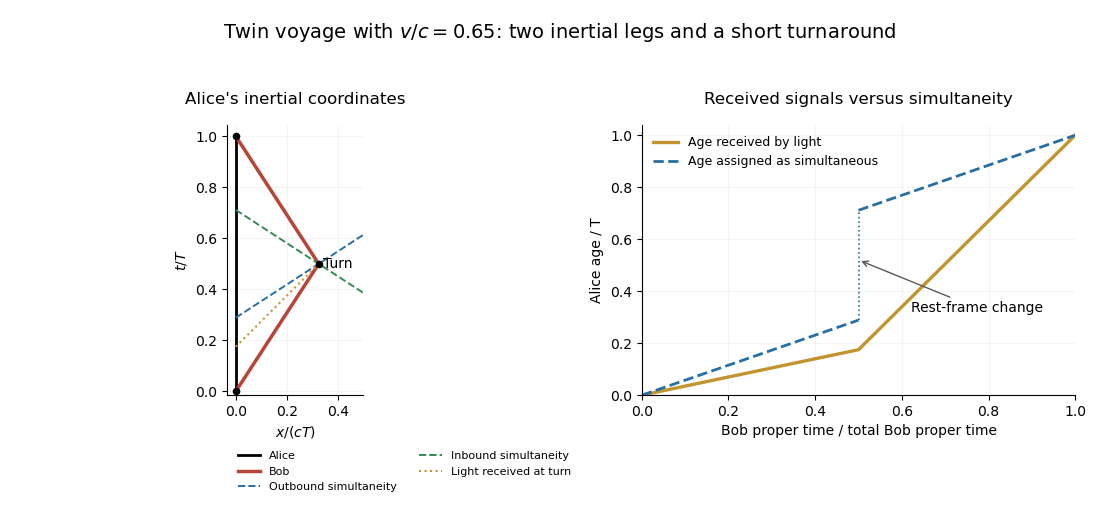

Write the Python code that produced this figure.
"""Original twin-clock diagram. Python 3.14, NumPy/Matplotlib root dependencies.

Write opaque PNG basename to caller CWD; caller controls MPLCONFIGDIR.
"""
from pathlib import Path
import numpy as np
import matplotlib.pyplot as plt


def main():
    beta=.65
    fig,(space,age)=plt.subplots(1,2,figsize=(11.2,5.2),dpi=100,facecolor='white')
    fig.subplots_adjust(left=.07,right=.96,bottom=.24,top=.76,wspace=.30)
    space.plot([0,0],[0,1],color='black',lw=2,label="Alice")
    space.plot([0,beta/2,0],[0,.5,1],color='#b74438',lw=2.5,label="Bob")
    x=np.linspace(0,.5,200)
    out=.5+beta*(x-beta/2)
    inc=.5-beta*(x-beta/2)
    space.plot(x,out,color='#276fa3',ls='--',lw=1.4,label="Outbound simultaneity")
    space.plot(x,inc,color='#338b55',ls='--',lw=1.4,label="Inbound simultaneity")
    space.plot([0,beta/2],[(1-beta)/2,.5],color='#c29430',lw=1.5,ls=':',label="Light received at turn")
    space.scatter([0,beta/2,0],[0,.5,1],color='black',s=20,zorder=4)
    space.text(beta/2+.018,.5,'Turn',va='center',fontsize=10)
    space.set(xlim=(-.035,.50),ylim=(-.015,1.045),xlabel=r'$x/(cT)$',ylabel=r'$t/T$')
    space.set_title("Alice's inertial coordinates",fontsize=12,pad=15)
    space.set_aspect('equal',adjustable='box')
    space.legend(loc='upper left',bbox_to_anchor=(.01,-.17),fontsize=8,ncol=2,frameon=False)
    q=np.linspace(0,1,1001)
    optical=np.where(q<=.5,(1-beta)*q,(1+beta)*q-beta)
    age.plot(q,optical,color='#c29430',lw=2.4,label='Age received by light')
    qo=np.linspace(0,.5,301);qi=np.linspace(.5,1,301)
    age.plot(qo,(1-beta**2)*qo,color='#276fa3',ls='--',lw=2,label='Age assigned as simultaneous')
    age.plot(qi,(1-beta**2)*qi+beta**2,color='#276fa3',ls='--',lw=2)
    age.plot([.5,.5],[(1-beta**2)/2,(1+beta**2)/2],color='#276fa3',ls=':',lw=1.2)
    age.annotate('Rest-frame change',xy=(.5,.52),xytext=(.62,.32),fontsize=10,
                 arrowprops={'arrowstyle':'->','color':'0.35'})
    age.set(xlim=(0,1),ylim=(0,1.04),xlabel=r"Bob proper time / total Bob proper time",ylabel='Alice age / T')
    age.set_title('Received signals versus simultaneity',fontsize=12,pad=15)
    age.legend(loc='upper left',fontsize=9,frameon=False)
    for ax in (space,age):
        ax.set_facecolor('white');ax.grid(alpha=.12)
        ax.spines['top'].set_visible(False);ax.spines['right'].set_visible(False)
    fig.suptitle(r'Twin voyage with $v/c=0.65$: two inertial legs and a short turnaround',fontsize=14,y=.96)
    fig.savefig(Path.cwd()/'paper-2-twin-clocks.png',dpi=100,facecolor='white',transparent=False)
    plt.close(fig)


if __name__=='__main__':
    main()
